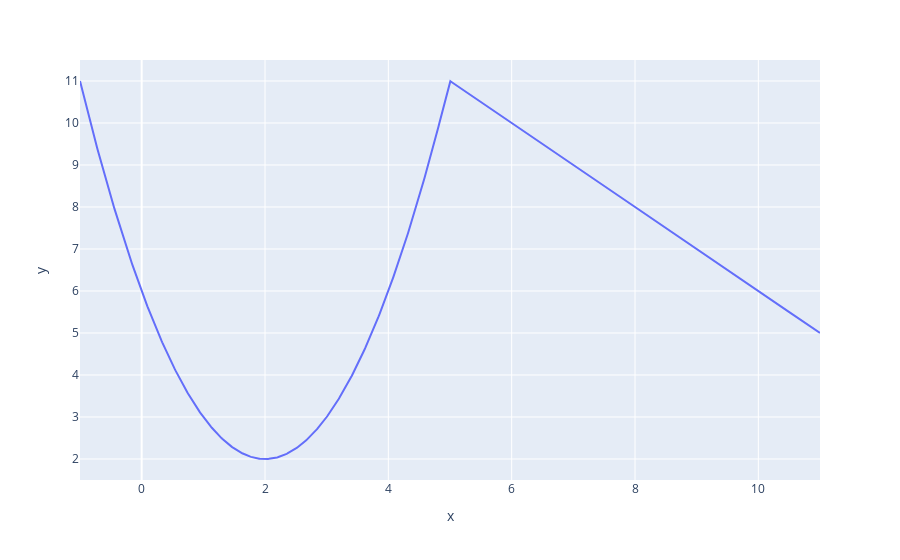

Write notebook code for a chart like this one.
### Code cell
fig = px.line(x=x,y=z)
fig.show()

### Figure 1 — Plotly figure (JSON) as saved in the notebook; plotly's stock layout.template omitted (floating-point values rounded to 4 significant figures; data arrays with more than 128 entries replaced by an {"elided": "..."} marker saying what was removed)
{"data": [{"hovertemplate": "x=%{x}<br>y=%{y}<extra></extra>", "legendgroup": "", "line": {"color": "#636efa", "dash": "solid"}, "mode": "lines", "name": "", "orientation": "v", "showlegend": false, "type": "scatter", "x": {"elided": "1000 float values"}, "xaxis": "x", "y": {"elided": "1000 float values"}, "yaxis": "y"}], "layout": {"autosize": true, "legend": {"tracegroupgap": 0}, "margin": {"t": 60}, "xaxis": {"anchor": "y", "autorange": true, "domain": [0, 1], "range": [-1, 11], "title": {"text": "x"}, "type": "linear"}, "yaxis": {"anchor": "x", "autorange": true, "domain": [0, 1], "range": [1.5, 11.5], "title": {"text": "y"}, "type": "linear"}}}
